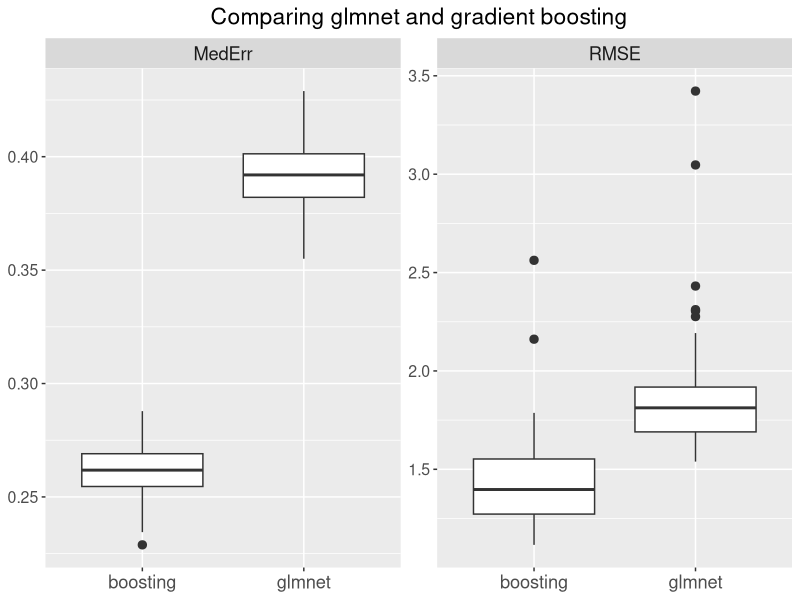

This chart was generated by the following R code:
library(ggplot2)
library(reshape2)

df_glmnet <- read.csv('results-glmnet-cross-table.csv')
df_glmnet['group'] <- "glmnet"

df_boosting <- read.csv('results-pgboost-cross-table.csv')
df_boosting['group'] <-  "boosting"

df_merged <- rbind(df_boosting, df_glmnet)
names(df_merged) <- c("iter", "RMSE", "MedErr", "group")

df_final <- melt(df_merged[, -1], id.vars = "group")

theme1 <- theme(
  axis.title.x = element_blank(),
  axis.title.y = element_blank(),
  axis.text.x = element_text(size = rel(1.5)),
  axis.text.y = element_text(size=rel(1.3)),
  strip.text.x = element_text(size = rel(1.5)),
  plot.title = element_text(size = rel(1.5), hjust = 0.5)
)

p2 <- ggplot(df_final, aes(x=group, y = value)) + 
  geom_boxplot(outlier.size = 2.5) + facet_wrap(~factor(df_final$variable, levels = c("MedErr", "RMSE")), scales = "free_y") +ggtitle("Comparing glmnet and gradient boosting") + theme1 

ggsave("plot1.png", scale = 1.1)
